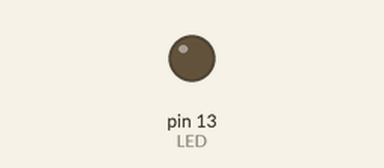
Recording of a sketch running on a simulated Arduino Uno, built with avr-gcc and run on an emulated ATmega328P. On the bench: output pins drawn as LEDs (lit = HIGH).

Above: at 5.0 s.
At 10.5 s:
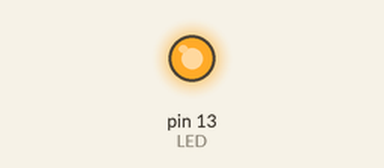
Timing chart, 0 to 14.3 s (numbered marks = the images above):
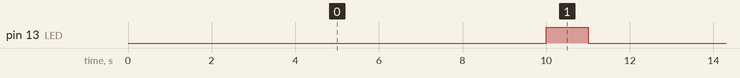

The sketch:

sketch_jul30a.ino
```cpp
  //Blinking
  const int LED = 13;//LED connected to
                    //digital pin 13

void setup()
{
  pinMode(LED, OUTPUT);   // sets the digital

}
void loop()
{
  digitalWrite(LED, LOW);   //turns the LED off

  delay(10000);               //waits for a second
  digitalWrite(LED, HIGH);    //turns the LED on
  delay(1000);               //waits for a second
}
```

Measured:
- by itself, pin 13 (LED): alternates HIGH for 1.0 s and LOW for 10.0 s
